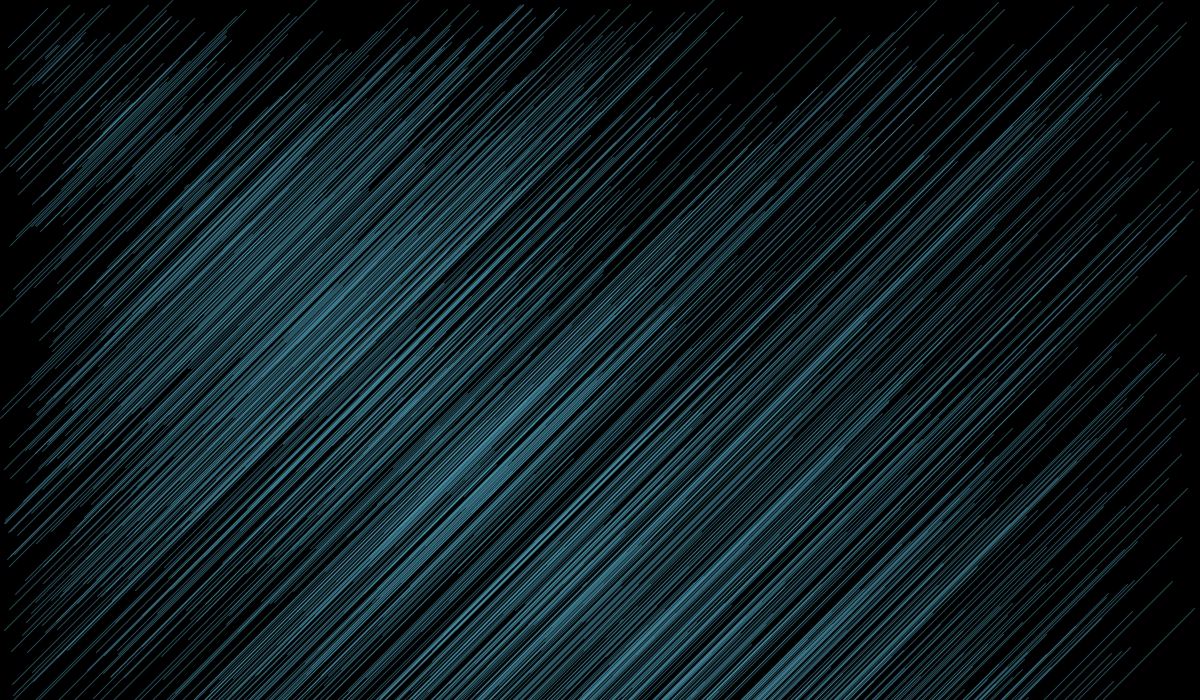
Frame 1 (no input)
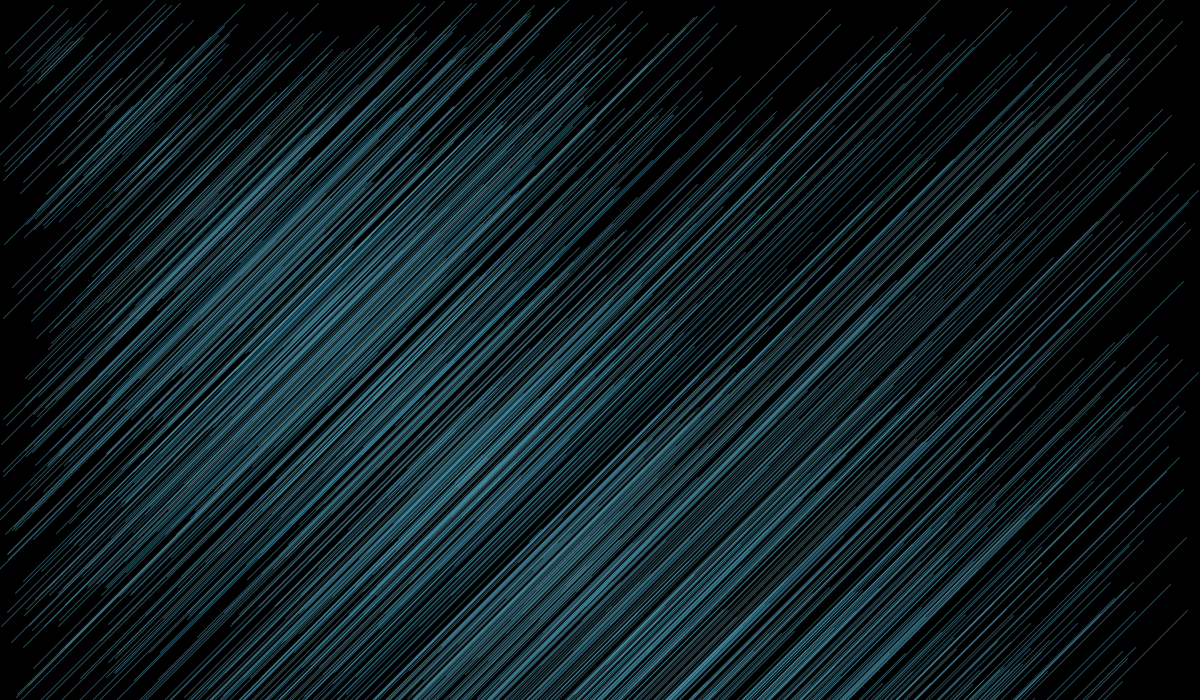
Frame 60 (the mouse pressed at the canvas centre just before this capture)
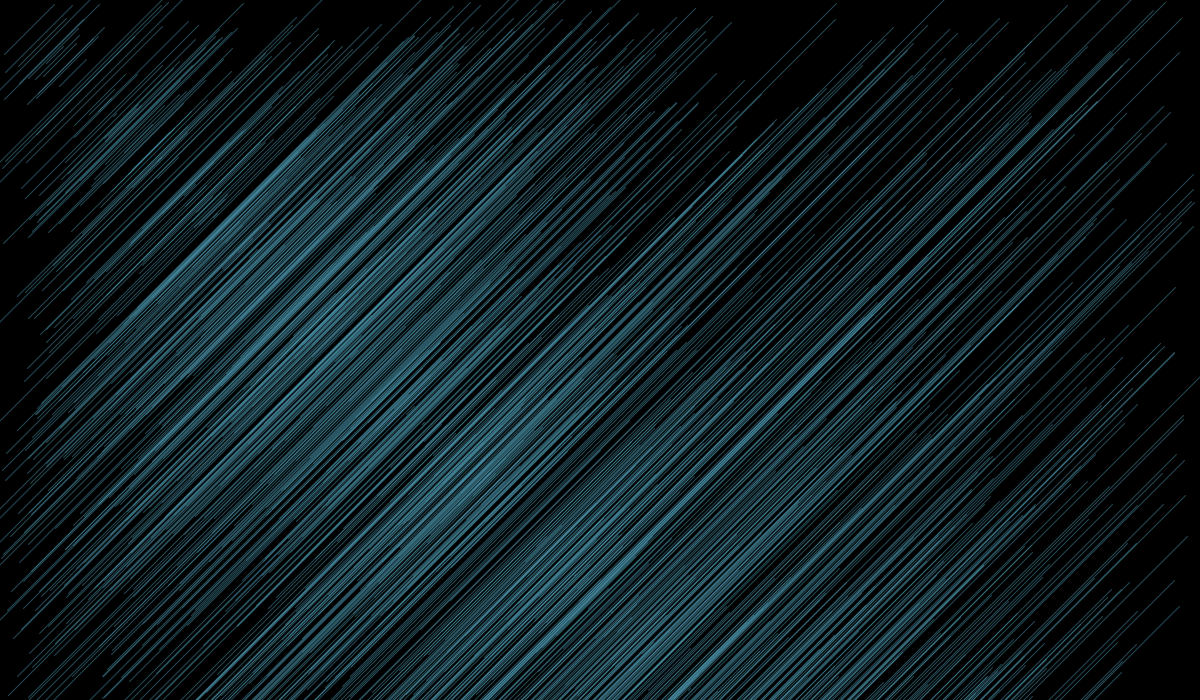
Frame 120 (the mouse held since frame 60 and released just before this capture)

The Processing sketch that drew these frames (run headless with seeded random() and noise(); from frame 60 on, the mouse is pressed at the canvas centre):

// Processing sketch: processing_116094
// ── processing_116094.pde

Particle[] particleArray = new Particle[1000];

void setup() {
  size(1200, 700);
  for (int i = 0; i < 1000; i++) {
    //particleArray[i] = new Particle ((int)random(width),(int)random(height));
    particleArray[i] = new Particle ((int)random(width), (int)random(height));  
    //particleArray[i] = new Particle (width/2, height/2);
}
}

void draw() {
  background(0);

  for (int i = 0; i < 1000; i++) {
    particleArray[i].particleMove();
    particleArray[i].particleDisplay();
    particleArray[i].particleBright();
  }
}

class Particle {   
  int x;             
  int y;

  Particle(int tempX, int tempY) {       //constructor 
    x = tempX;
    y = tempY;
  }

  void particleDisplay() {   //function to that displays initial location of particle objects
    //noStroke();
    stroke(75,150,175, 125);
    fill(75, 150, 175, 125);
    //ellipse(x, y, 5, 7);
    line(x,y,y,x);  
}
  void particleMove() {      //function that moves particle objects
    int choice = int(random(4));

    if (choice == 0) {         //particle objects move according random number generated before
      x = x + 1;
    } 
    else if (choice == 1) {
      x = x - 1;
    } 
    else if (choice == 2) {
      y = y + 1;
    } 
    else {
      y = y - 1;
    }
  }
  //add functionality: when mouse moves through particle objects, they are thrown out of the way with natural physics
  void particleBright() {
    if (keyPressed) {
      println("key is being pressed!");
    }
  }
}
